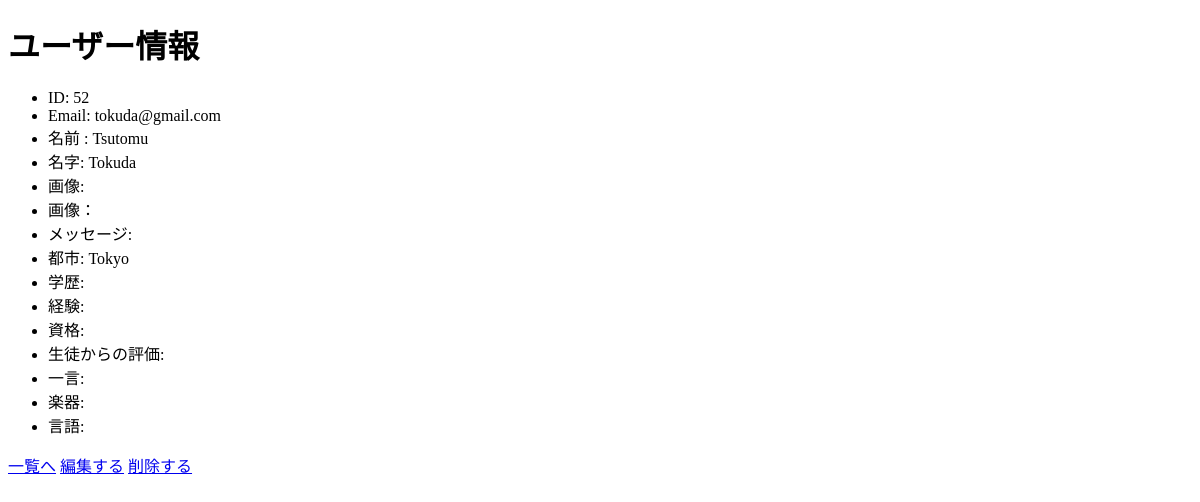
The page /music/mypage/ (signed in) on the database as committed earlier.
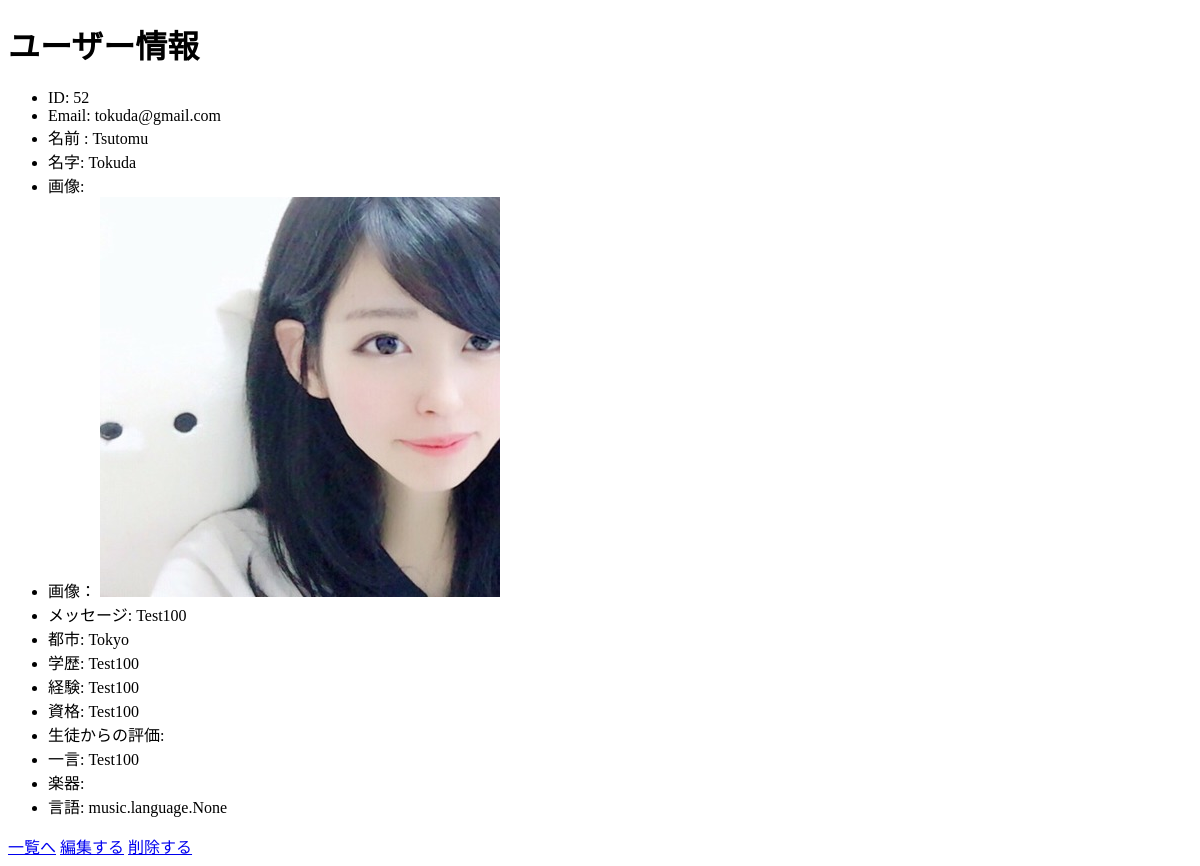
The same page on the database as committed later.
### accounts/models.py (models this page shows, shortened)
class User(AbstractBaseUser, PermissionsMixin):
    email = models.EmailField(_('email address'), unique=True)
    first_name = models.CharField(_('first name'), max_length=30, blank=True)
    last_name = models.CharField(_('last name'), max_length=30, blank=True)
    city = models.CharField(_('city'), max_length=20, blank=True)
    introduction = models.TextField(_('introduction'), blank=True)
    image = models.ImageField(_('image'), blank=True, null=True)
    is_musician = models.BooleanField(verbose_name="音楽家である",default=False)
    is_staff = models.BooleanField(
        _('staff status'),
        default=False,
        help_text=_(
            'Designates whether the user can log into this admin site.'),
    )
    is_active = models.BooleanField(
        _('active'),
        default=True,
        help_text=_(
            'Designates whether this user should be treated as active. '
            'Unselect this instead of deleting accounts.'
        ),
    )
    date_joined = models.DateTimeField(_('date joined'), default=timezone.now)
    objects = UserManager()
    EMAIL_FIELD = 'email'
    USERNAME_FIELD = 'email'
    REQUIRED_FIELDS = []
    class Meta:
        verbose_name = _('user')
        verbose_name_plural = _('users')

### music/models.py (models this page shows, shortened)
class  Teacher(models.Model):
    movie = models.URLField(max_length=200, null=True, blank=True)
    fee = models.IntegerField( validators=[MinValueValidator(0), MaxValueValidator(100)] , null=True, blank=True)
    academic = models.TextField(max_length=500)
    experience = models.TextField(max_length=500)
    certificate = models.TextField(max_length=500)
    reputation = models.TextField(max_length=500, null=True, blank=True)
    message = models.TextField(max_length=500)
    oneword = models.TextField(max_length=500)
    lang = models.ManyToManyField(language, blank=True)
    pic = models.ForeignKey(teacher_picture, on_delete=models.CASCADE, null=True, blank=True)
    user_id = models.ForeignKey(User, on_delete=models.CASCADE, verbose_name='email',default="9999")
    teaching_inst   = models.ForeignKey(instrument, related_name="teaching_inst", on_delete=models.CASCADE, null=True, blank=True)
    year = models.IntegerField(null=True, blank=True)
    revel = models.IntegerField(null=True, blank=True)

class teacher_picture(models.Model):
    image = models.ImageField(_('image'), blank=True, null=True)

### music/views.py (the view, shortened to what this page needs)
# urls.py: path('music/mypage/', views.MypageView.as_view(), name="mypage"),
class MypageView(View):
    def get(self, request, *args, **kwargs):
        print(request.user.id)
        context = {}
        context["teacher"] = Teacher.objects.filter(user_id=request.user.id).first()
        return render(request, "music/mypage.html",context)

### music/templates/music/mypage.html (shortened to what this page needs)
<!DOCTYPE html>
<html lang='ja'>
<head>
</head>
<body>
    <h1>ユーザー情報</h1>
    <ul>
        <li>ID: {{ request.user.id  }}</li>
        <li>Email:  {{ request.user.email }}</li>
        <li>名前 : {{ request.user.first_name }}</li>
        <li>名字: {{ request.user.last_name }}</li>
        <li>画像: {{ request.image }}</li>
        <li>画像： <img src="{{ teacher.pic.image.url }}" alt=""></li>
        <li>メッセージ: {{ teacher.message }}</li>
        <li>都市: {{ request.user.city }}</li>
        <li>学歴: {{ teacher.academic }}</li>
        <li>経験: {{ teacher.experience }}</li>
        <li>資格: {{ teacher.certificate }}</li>
        <li>生徒からの評価: {{ request.reputation }}</li>
        <li>一言: {{ teacher.oneword }}</li>
        <li>楽器: {{ teacher.inst }}</li>
        <li>言語: {{ teacher.lang }}</li>
    </ul>
    <a href="{% url 'teacher-music' user.id %}" class="btn btn-primary">一覧へ</a>
     <a href="{% url 'update-music' user.id %}" class="btn btn-primary">編集する</a>
     <a href="{% url 'delete-music' user.id %}" class="btn btn-primary">削除する</a>
</body>
</html>

Rows that differ between the two databases and show on the page:
added Teacher: pic.image (picture), message "Test100", academic "Test100", experience "Test100", certificate "Test100", oneword "Test100", lang "music.language.None"
